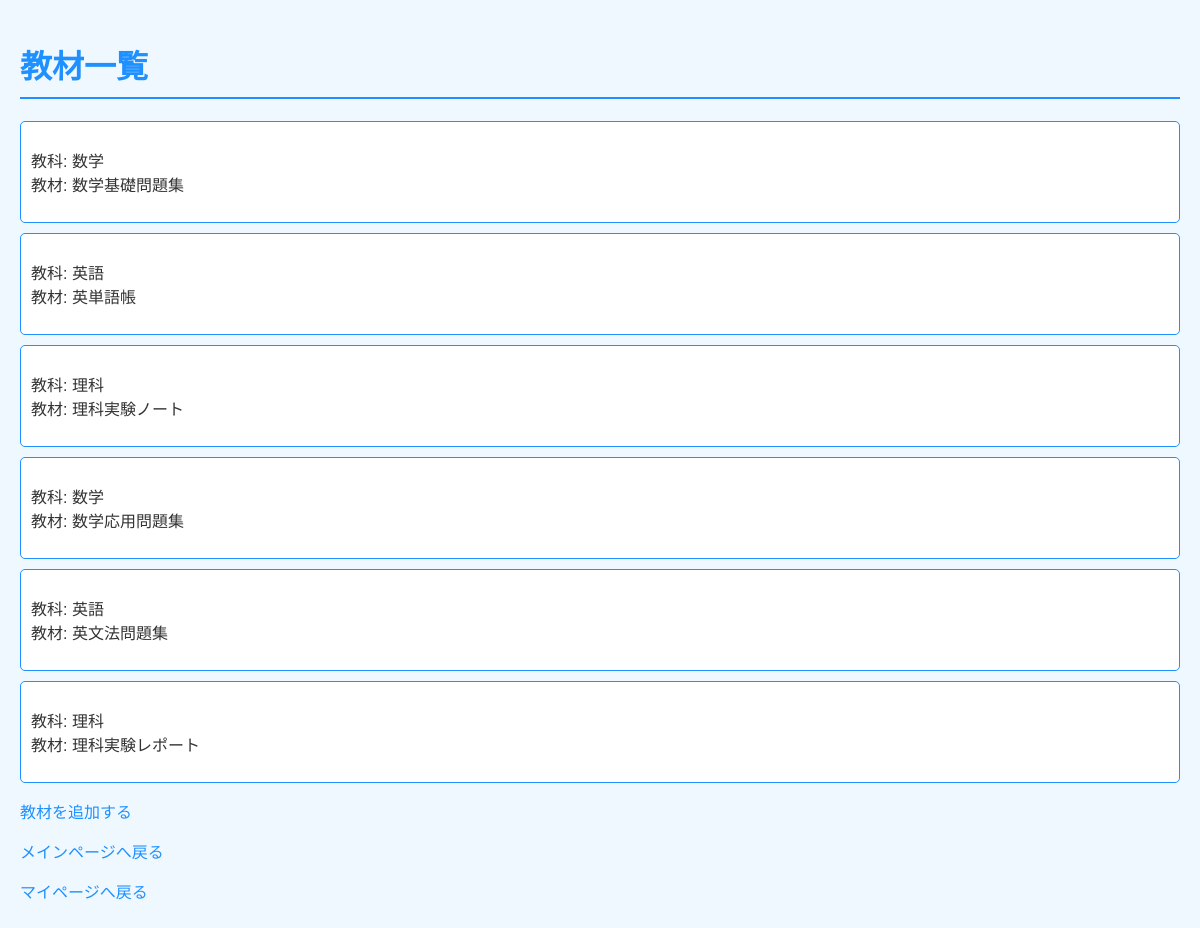
Page /materials on the earlier database version.
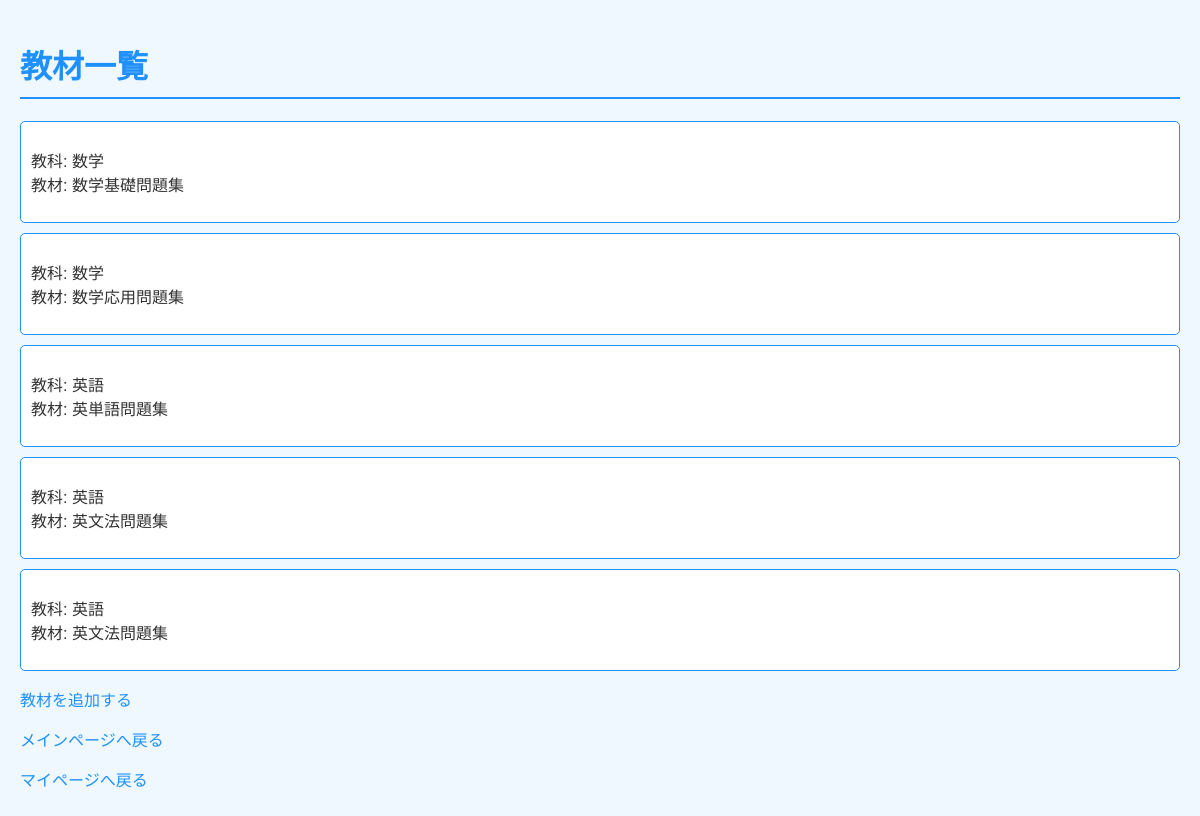
Same page on the later database version.
### tables this page shows
CREATE TABLE educational_materials (
	id VARCHAR PRIMARY KEY,
	name VARCHAR,
	subject_id VARCHAR,
	FOREIGN KEY (subject_id) REFERENCES subjects (id)
);

CREATE TABLE subjects (
	id VARCHAR PRIMARY KEY,
	name VARCHAR
);

### app.py (the view)
@app.route('/materials')
def materials() -> str:
    cur = get_db().cursor()
    e_list = cur.execute(
        """
        SELECT
            em.name as educational_material_title,
            s.name as subject_name
        FROM educational_materials em
        join subjects s
            on s.id=em.subject_id
        """
    ).fetchall()
    return render_template('materials.html', e_list=e_list)

### app.py (called while the page is built)
def get_db() -> sqlite3.Connection:
    db = getattr(g, '_database', None)
    if db is None:
        db = g._database = sqlite3.connect(DATABASE)
        db.row_factory = sqlite3.Row
    return db

@app.teardown_appcontext
def close_connection(exception: Optional[BaseException]) -> None:
    db = getattr(g, '_database', None)
    if db is not None:
        db.close()

### templates/materials.html (shortened to what this page needs)
<!DOCTYPE html>
<html lang="ja">
<head>
  <link rel="stylesheet" href="{{ url_for('static', filename='style/lists.css') }}">
</head>
<body>
  <h1>教材一覧</h1>
  {% for material in e_list %}
  <div class="record">
    <p>
      教科: {{material.subject_name}}<br>
      教材: {{material.educational_material_title}}<br>
    </p>
  </div>
  {% endfor %}
  <p>
    <a href="{{url_for('material_add')}}">教材を追加する</a>
  </p>
  <p>
    <a href="{{url_for('index')}}">メインページへ戻る</a>
  </p>
  <p>
    <a href="{{url_for('show_user_data')}}">マイページへ戻る</a>
  </p>
</body>
</html>

Differences in the rows shown:
removed educational_materials: subject_name "英語", educational_material_title "英単語帳"
removed educational_materials: subject_name "理科", educational_material_title "理科実験ノート"
removed educational_materials: subject_name "理科", educational_material_title "理科実験レポート"
added educational_materials: subject_name "英語", educational_material_title "英単語問題集"
added educational_materials: subject_name "英語", educational_material_title "英文法問題集"
